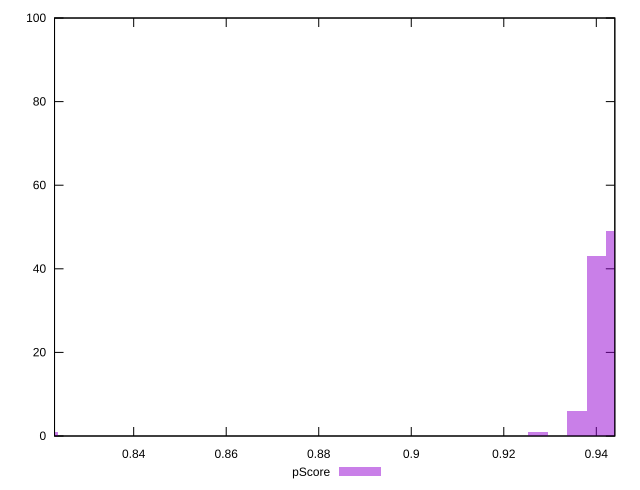

Write the gnuplot code that produced this figure.
reset

$pScore <<EOF
0.821507022964022 1
0.9358404746136539 6
0.9400750468969736 43
0.9443096191802933 49
0.9273713300470144 1
EOF

set key outside below
set boxwidth 0.004234572283319701
set xrange [0.8228910509454832:0.9440015492831949]
set yrange [0:100]
set trange [0:100]
set style fill transparent solid 0.5 noborder
set terminal svg size 640, 490 enhanced background rgb 'white'
set output "report_0_00242021-02-20T12:25:28.543Z/first-meaningful-paint/samples/pages+cached/pScore/histogram.svg"

plot $pScore title "pScore" with boxes

reset
